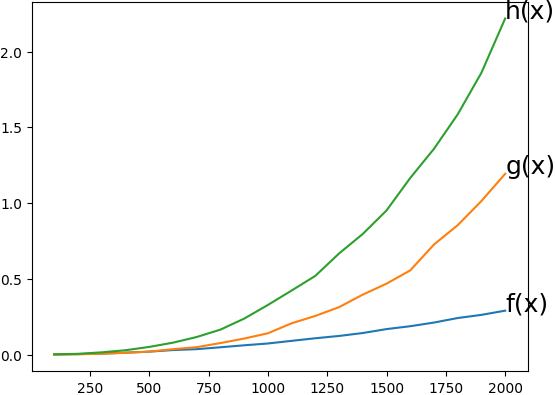

Write the Python code that produced this figure.
from numpy.random import normal
from numpy.linalg import inv
import matplotlib.pyplot as plt
from time import time

N = range(100, 2100, 100)
T = [[], [], []]

for n in N:
    t0 = time()
    A = normal(0, 1, (n, n))
    t1 = time()
    A.dot(A)
    t2 = time()
    inv(A)
    t3 = time()
    print(n, end=', ')
    t = (t0, t1, t2, t3)
    for i in range(3):
        T[i].append(t[i + 1] - t[i])

label = ['f(x)', 'g(x)', 'h(x)']
for i in range(3):
    plt.plot(N, T[i])
    plt.text(N[-1], T[i][-1], label[i],  fontsize=18)
#plt.show()
plt.savefig('mat_product5.png', bbox_inches='tight', pad_inches=0)
